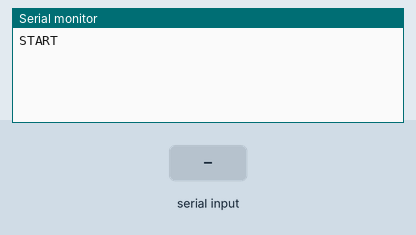
Bench run of a sketch on a simulated Arduino Mega 2560, built with avr-gcc and run on an emulated ATmega2560. Shown: the last lines printed to the serial monitor. Wiring (inferred from the names in the program): HMC5883L compass at I2C address 0x1E. Inputs (shaded band) come from the test bench.

Above: at 1.3 s.
1.4 s: ".\n" received over the second serial link
At 1.9 s:
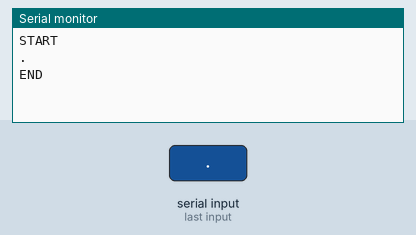
2.9 s: "1\n" received over the second serial link
At 4.2 s:
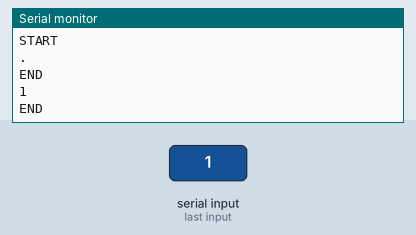

The sketch:

MEGA.ino
```cpp
#include <Wire.h>				// for I2C通信
#include <math.h>				// atan2とか
//#include <SoftwareSerial.h>		// for GPS Serial通信

// #########################################
// 関数プロトタイプ宣言
// #########################################
unsigned char I2cRead(unsigned char regAddress);					// I2C read
void I2cWrite(unsigned char regAddress, unsigned char data);		// I2C write
void GetMagnetData();								// 地磁気データを取得
// #########################################

// #########################################
// 定数定義
// #########################################

#define SERIAL_BAUDRATE 9600		// シリアル通信のボーレート

// 地磁気センサ
#define HMC5883L_ADDRESS 0x1E		// 7bit ADDRESS for I2C通信の素子識別アドレス

// CdS光センサ
#define ANALOG_PIN_CDS 1			// 光センサのアナログin

// GPS
#define GpsSerialBegin(baudrate) Serial1.begin(baudrate)
#define GpsSerialRead() Serial1.read()
#define GpsSerialAvailable() Serial1.available()
//#define PIN_GPS_RX 10				// GPS Rx (GPSのData Out) のピン番号
//#define PIN_GPS_TX 11				// GPS Tx (GPSのData In) のピン番号
// #########################################

// #########################################
// Global変数定義
// #########################################

// 地磁気センサ
unsigned char Magnet_X_Msb;
unsigned char Magnet_X_Lsb;
unsigned char Magnet_Z_Msb;
unsigned char Magnet_Z_Lsb;
unsigned char Magnet_Y_Msb;
unsigned char Magnet_Y_Lsb;
int Magnet_X_12;
int Magnet_Z_12;
int Magnet_Y_12;
double Magnet_X_Double;
double Magnet_Y_Double;
double Magnet_Rad;
double Magnet_Deg;

// GPS

// #########################################


// #########################################
// GPSセンサの設定
// #########################################
//SoftwareSerial g_gps(PIN_GPS_RX, PIN_GPS_TX);                          //(rx,tx)
//SoftwareSerial g_gps(6, 7);                          //(rx,tx)
// #########################################

void setup() {
	Wire.begin();					// I2C通信起動
	I2cWrite(0x02,0x00);			// 地磁気センサの設定

	Serial.begin(SERIAL_BAUDRATE);
	GpsSerialBegin(SERIAL_BAUDRATE);			// Serial通信の開始


	delay(100);

	Serial.println("START");
}


void loop() {

	// arduinoの仕様がよくわからんのだが，
	// loop関数内でnew変数定義して回してるとメモリーリーク起こすかもしれないのでwhileでくくった
	// うーん，測定値データとかはグローバルに宣言してもいいかもなぁ...

	while(1) {


		char buf[256];
		char c;
		int count = 0;

		do{
			if(GpsSerialAvailable()){
				buf[count]= GpsSerialRead();
				count++;
			}
			if(count > 250) break;
//		}while( !( buf[count - 1] == 0x00) || ( buf[count - 1] == 0x0A));
		}while(buf[count - 1] != 0x0A);
		buf[count] = '\0';

		Serial.print(buf);
		Serial.println("END");
		delay(1000);

//		if(GpsSerialAvailable()) {
//			Serial.print(GpsSerialRead());
//		}

	}
}


unsigned char I2cRead(unsigned char regAddress) {
	Wire.beginTransmission(HMC5883L_ADDRESS);
	Wire.write(regAddress);
	Wire.endTransmission(false);
	Wire.requestFrom(HMC5883L_ADDRESS,1);
	return Wire.read();
}


void I2cWrite(unsigned char regAddress, unsigned char data) {
	Wire.beginTransmission(HMC5883L_ADDRESS);
	Wire.write(regAddress);
	Wire.write(data);
	Wire.endTransmission(false);
}
```

test.c
```cpp
char input[30];   // 文字列格納用
int i = 0;  // 文字数のカウンタ

void setup() {
  Serial.begin(9600);
}

void loop() {

  // データ受信したとき
  if (Serial.available()) {
    input[i] = Serial.read();

     // 文字数が30以上 or 末尾文字
    if (i > 25 || input[i] == '.') {
      // 末尾に終端文字の挿入
      input[i] = '\0';
      // 受信文字列を送信
      Serial.write(input);
      Serial.write("\n");
//      Serial.print(input);
//      Serial.print("\n");
      // カウンタの初期化
      i = 0;
      delay(1000);
    } else {
      i++;
    }
  }

}
```

Measured:
- after the input at 1.4 s, the serial monitor: prints a new line at once (image 1)
- after the input at 2.9 s, the serial monitor: prints a new line at once (image 2)
